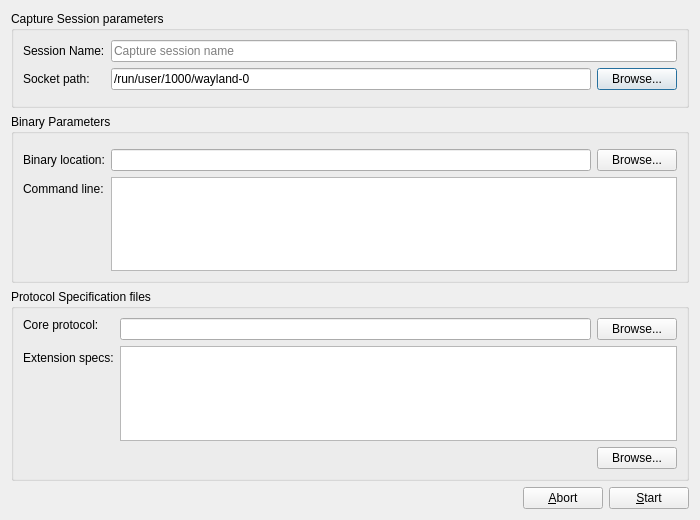
<?xml version="1.0" encoding="UTF-8"?>
<ui version="4.0">
 <class>EditSessionDialog</class>
 <widget class="QDialog" name="EditSessionDialog">
  <property name="geometry">
   <rect>
    <x>0</x>
    <y>0</y>
    <width>700</width>
    <height>520</height>
   </rect>
  </property>
  <property name="windowTitle">
   <string>Capture setup</string>
  </property>
  <layout class="QVBoxLayout" name="verticalLayout_2">
   <item>
    <widget class="QGroupBox" name="groupBox_3">
     <property name="title">
      <string>Capture Session parameters</string>
     </property>
     <layout class="QFormLayout" name="formLayout_6">
      <property name="fieldGrowthPolicy">
       <enum>QFormLayout::AllNonFixedFieldsGrow</enum>
      </property>
      <item row="2" column="0">
       <layout class="QFormLayout" name="formLayout_5"/>
      </item>
      <item row="0" column="0">
       <widget class="QLabel" name="label_5">
        <property name="text">
         <string>Session Name:</string>
        </property>
        <property name="buddy">
         <cstring>sessionName_edit</cstring>
        </property>
       </widget>
      </item>
      <item row="0" column="1">
       <widget class="QLineEdit" name="sessionName_edit">
        <property name="placeholderText">
         <string>Capture session name</string>
        </property>
       </widget>
      </item>
      <item row="1" column="0">
       <widget class="QLabel" name="label_6">
        <property name="text">
         <string>Socket path:</string>
        </property>
        <property name="buddy">
         <cstring>socketpath_edit</cstring>
        </property>
       </widget>
      </item>
      <item row="1" column="1">
       <layout class="QHBoxLayout" name="horizontalLayout_9">
        <item>
         <widget class="QLineEdit" name="socketpath_edit">
          <property name="text">
           <string notr="true">/run/user/1000/wayland-0</string>
          </property>
          <property name="placeholderText">
           <string notr="true"/>
          </property>
         </widget>
        </item>
        <item>
         <widget class="QPushButton" name="socketPath_browse_button">
          <property name="focusPolicy">
           <enum>Qt::TabFocus</enum>
          </property>
          <property name="text">
           <string>Browse...</string>
          </property>
          <property name="autoDefault">
           <bool>true</bool>
          </property>
         </widget>
        </item>
       </layout>
      </item>
     </layout>
    </widget>
   </item>
   <item>
    <widget class="QGroupBox" name="groupBox_2">
     <property name="title">
      <string>Binary Parameters</string>
     </property>
     <layout class="QFormLayout" name="formLayout_2">
      <property name="fieldGrowthPolicy">
       <enum>QFormLayout::AllNonFixedFieldsGrow</enum>
      </property>
      <item row="0" column="0">
       <layout class="QFormLayout" name="formLayout"/>
      </item>
      <item row="1" column="0">
       <widget class="QLabel" name="label">
        <property name="text">
         <string>Binary location:</string>
        </property>
        <property name="buddy">
         <cstring>binaryLocation_edit</cstring>
        </property>
       </widget>
      </item>
      <item row="1" column="1">
       <layout class="QHBoxLayout" name="horizontalLayout_3">
        <item>
         <widget class="QLineEdit" name="binaryLocation_edit">
          <property name="text">
           <string notr="true"/>
          </property>
          <property name="placeholderText">
           <string notr="true"/>
          </property>
         </widget>
        </item>
        <item>
         <widget class="QPushButton" name="binaryLocation_browse_button">
          <property name="focusPolicy">
           <enum>Qt::TabFocus</enum>
          </property>
          <property name="text">
           <string>Browse...</string>
          </property>
          <property name="autoDefault">
           <bool>true</bool>
          </property>
         </widget>
        </item>
       </layout>
      </item>
      <item row="2" column="0">
       <widget class="QLabel" name="label_3">
        <property name="text">
         <string>Command line:</string>
        </property>
        <property name="buddy">
         <cstring>commandLine_edit</cstring>
        </property>
       </widget>
      </item>
      <item row="2" column="1">
       <widget class="QPlainTextEdit" name="commandLine_edit">
        <property name="tabChangesFocus">
         <bool>true</bool>
        </property>
        <property name="plainText">
         <string notr="true"/>
        </property>
       </widget>
      </item>
     </layout>
    </widget>
   </item>
   <item>
    <widget class="QGroupBox" name="groupBox">
     <property name="title">
      <string>Protocol Specification files</string>
     </property>
     <layout class="QFormLayout" name="formLayout_4">
      <property name="fieldGrowthPolicy">
       <enum>QFormLayout::AllNonFixedFieldsGrow</enum>
      </property>
      <item row="0" column="0">
       <layout class="QFormLayout" name="formLayout_3">
        <item row="0" column="0">
         <widget class="QLabel" name="label_2">
          <property name="text">
           <string>Core protocol:</string>
          </property>
          <property name="buddy">
           <cstring>coreProtocolLocation_edit</cstring>
          </property>
         </widget>
        </item>
       </layout>
      </item>
      <item row="0" column="1">
       <layout class="QHBoxLayout" name="horizontalLayout_6">
        <item>
         <widget class="QLineEdit" name="coreProtocolLocation_edit">
          <property name="text">
           <string notr="true"/>
          </property>
          <property name="placeholderText">
           <string notr="true"/>
          </property>
         </widget>
        </item>
        <item>
         <widget class="QPushButton" name="coreProtocol_browse_button">
          <property name="focusPolicy">
           <enum>Qt::TabFocus</enum>
          </property>
          <property name="text">
           <string>Browse...</string>
          </property>
          <property name="autoDefault">
           <bool>true</bool>
          </property>
         </widget>
        </item>
       </layout>
      </item>
      <item row="1" column="0">
       <widget class="QLabel" name="label_4">
        <property name="text">
         <string>Extension specs:</string>
        </property>
        <property name="buddy">
         <cstring>protocolExtensions_edit</cstring>
        </property>
       </widget>
      </item>
      <item row="1" column="1">
       <layout class="QVBoxLayout" name="verticalLayout_4">
        <item>
         <widget class="QPlainTextEdit" name="protocolExtensions_edit">
          <property name="tabChangesFocus">
           <bool>true</bool>
          </property>
          <property name="plainText">
           <string notr="true"/>
          </property>
          <property name="textInteractionFlags">
           <set>Qt::TextEditorInteraction</set>
          </property>
         </widget>
        </item>
        <item>
         <layout class="QHBoxLayout" name="horizontalLayout_8">
          <item>
           <spacer name="horizontalSpacer_2">
            <property name="orientation">
             <enum>Qt::Horizontal</enum>
            </property>
            <property name="sizeHint" stdset="0">
             <size>
              <width>40</width>
              <height>20</height>
             </size>
            </property>
           </spacer>
          </item>
          <item>
           <widget class="QPushButton" name="protocolExtensions_browse_button">
            <property name="focusPolicy">
             <enum>Qt::TabFocus</enum>
            </property>
            <property name="text">
             <string>Browse...</string>
            </property>
            <property name="autoDefault">
             <bool>true</bool>
            </property>
           </widget>
          </item>
         </layout>
        </item>
       </layout>
      </item>
     </layout>
    </widget>
   </item>
   <item>
    <layout class="QHBoxLayout" name="horizontalLayout_2">
     <property name="sizeConstraint">
      <enum>QLayout::SetDefaultConstraint</enum>
     </property>
     <item>
      <spacer name="horizontalSpacer">
       <property name="orientation">
        <enum>Qt::Horizontal</enum>
       </property>
       <property name="sizeHint" stdset="0">
        <size>
         <width>40</width>
         <height>20</height>
        </size>
       </property>
      </spacer>
     </item>
     <item>
      <widget class="QPushButton" name="abort_button">
       <property name="sizePolicy">
        <sizepolicy hsizetype="Maximum" vsizetype="Fixed">
         <horstretch>0</horstretch>
         <verstretch>0</verstretch>
        </sizepolicy>
       </property>
       <property name="maximumSize">
        <size>
         <width>16777215</width>
         <height>27</height>
        </size>
       </property>
       <property name="focusPolicy">
        <enum>Qt::TabFocus</enum>
       </property>
       <property name="text">
        <string>&amp;Abort</string>
       </property>
       <property name="autoDefault">
        <bool>true</bool>
       </property>
      </widget>
     </item>
     <item>
      <widget class="QPushButton" name="start_button">
       <property name="sizePolicy">
        <sizepolicy hsizetype="Fixed" vsizetype="Fixed">
         <horstretch>0</horstretch>
         <verstretch>0</verstretch>
        </sizepolicy>
       </property>
       <property name="focusPolicy">
        <enum>Qt::TabFocus</enum>
       </property>
       <property name="text">
        <string>&amp;Start</string>
       </property>
       <property name="autoDefault">
        <bool>true</bool>
       </property>
      </widget>
     </item>
    </layout>
   </item>
  </layout>
 </widget>
 <tabstops>
  <tabstop>sessionName_edit</tabstop>
  <tabstop>socketpath_edit</tabstop>
  <tabstop>socketPath_browse_button</tabstop>
  <tabstop>binaryLocation_edit</tabstop>
  <tabstop>binaryLocation_browse_button</tabstop>
  <tabstop>commandLine_edit</tabstop>
  <tabstop>coreProtocolLocation_edit</tabstop>
  <tabstop>coreProtocol_browse_button</tabstop>
  <tabstop>protocolExtensions_edit</tabstop>
  <tabstop>protocolExtensions_browse_button</tabstop>
  <tabstop>abort_button</tabstop>
  <tabstop>start_button</tabstop>
 </tabstops>
 <resources/>
 <connections>
  <connection>
   <sender>abort_button</sender>
   <signal>clicked()</signal>
   <receiver>EditSessionDialog</receiver>
   <slot>reject()</slot>
   <hints>
    <hint type="sourcelabel">
     <x>598</x>
     <y>509</y>
    </hint>
    <hint type="destinationlabel">
     <x>390</x>
     <y>230</y>
    </hint>
   </hints>
  </connection>
  <connection>
   <sender>start_button</sender>
   <signal>clicked()</signal>
   <receiver>EditSessionDialog</receiver>
   <slot>accept()</slot>
   <hints>
    <hint type="sourcelabel">
     <x>689</x>
     <y>509</y>
    </hint>
    <hint type="destinationlabel">
     <x>367</x>
     <y>244</y>
    </hint>
   </hints>
  </connection>
  <connection>
   <sender>socketPath_browse_button</sender>
   <signal>clicked()</signal>
   <receiver>EditSessionDialog</receiver>
   <slot>browseSocketPathSlot()</slot>
   <hints>
    <hint type="sourcelabel">
     <x>631</x>
     <y>86</y>
    </hint>
    <hint type="destinationlabel">
     <x>691</x>
     <y>119</y>
    </hint>
   </hints>
  </connection>
  <connection>
   <sender>binaryLocation_browse_button</sender>
   <signal>clicked()</signal>
   <receiver>EditSessionDialog</receiver>
   <slot>browseBinaryLocationSlot()</slot>
   <hints>
    <hint type="sourcelabel">
     <x>643</x>
     <y>165</y>
    </hint>
    <hint type="destinationlabel">
     <x>694</x>
     <y>205</y>
    </hint>
   </hints>
  </connection>
  <connection>
   <sender>coreProtocol_browse_button</sender>
   <signal>clicked()</signal>
   <receiver>EditSessionDialog</receiver>
   <slot>browseCoreProtocolSlot()</slot>
   <hints>
    <hint type="sourcelabel">
     <x>643</x>
     <y>327</y>
    </hint>
    <hint type="destinationlabel">
     <x>465</x>
     <y>281</y>
    </hint>
   </hints>
  </connection>
  <connection>
   <sender>protocolExtensions_browse_button</sender>
   <signal>clicked()</signal>
   <receiver>EditSessionDialog</receiver>
   <slot>browseExtensionsSlot()</slot>
   <hints>
    <hint type="sourcelabel">
     <x>619</x>
     <y>444</y>
    </hint>
    <hint type="destinationlabel">
     <x>409</x>
     <y>484</y>
    </hint>
   </hints>
  </connection>
 </connections>
 <slots>
  <slot>browseSocketPathSlot()</slot>
  <slot>browseBinaryLocationSlot()</slot>
  <slot>browseCoreProtocolSlot()</slot>
  <slot>browseExtensionsSlot()</slot>
 </slots>
</ui>
